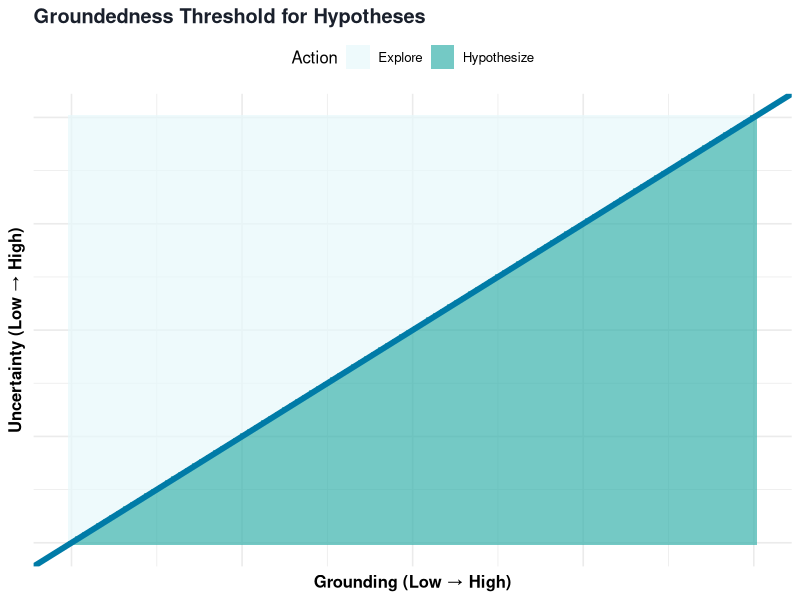
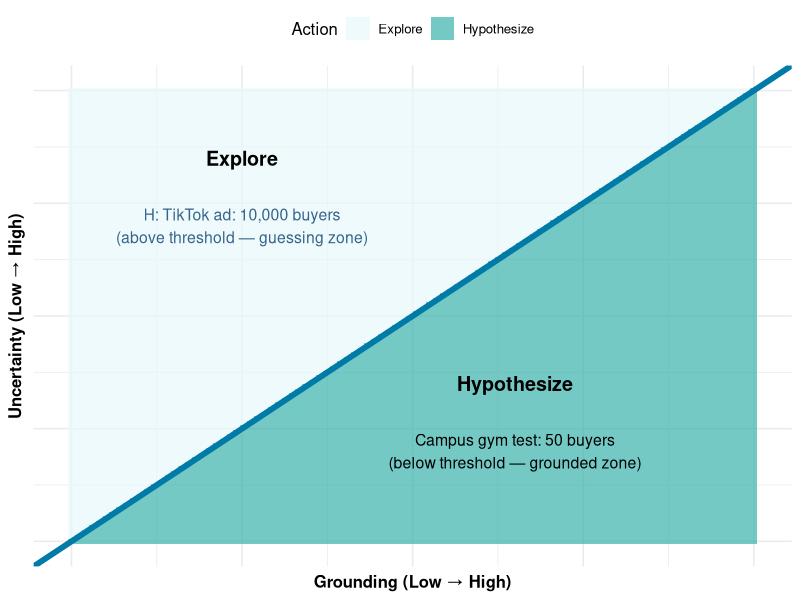

Here is the R script that generated these plots, in order:
## ---- chunk 1
#| label: fig-groundedness-threshold
#| fig-cap: "The Groundedness Threshold: when uncertainty is high and grounding is low, you should explore before testing hypotheses."
#| fig-width: 7
#| fig-height: 5

library(ggplot2)

# Make a small grid for plotting
df <- expand.grid(
  Groundedness = seq(0, 1, length.out = 100),
  Uncertainty = seq(0, 1, length.out = 100)
)

# Define threshold line: simple diagonal (Uncertainty = 1 - Groundedness)
df$Zone <- ifelse(df$Groundedness < df$Uncertainty, "Explore", "Hypothesize")

ggplot(df, aes(x = Groundedness, y = Uncertainty, fill = Zone)) +
  geom_tile(alpha = 0.7) +
  scale_fill_manual(
    values = c("Explore" = "#E6F7FA", "Hypothesize" = "#38B2AC")
  ) +
  geom_abline(slope = 1, intercept = 0, color = "#007BA7", linewidth = 2, linetype = "solid") +
  labs(
    x = "Grounding (Low → High)",
    y = "Uncertainty (Low → High)",
    fill = "Action",
    title = "Groundedness Threshold for Hypotheses"
  ) +
  theme_minimal(base_size = 12) +
  theme(
    plot.title = element_text(face = "bold", color = "#1A202C"),
    axis.title = element_text(face = "bold"),
    axis.text = element_blank(),   # alternative way (also removes values)
    legend.position = "top"
  )
## ---- chunk 2
#| label: fig-groundedness-threshold-example
#| fig-cap: "One example of high uncertainty and high grounding (selling at the campus gym) compared to an example of high uncertainty and low grounding (running TikTok ads)."
#| fig-width: 7
#| fig-height: 5

library(ggplot2)

# Make a small grid for plotting
df <- expand.grid(
  Groundedness = seq(0, 1, length.out = 100),
  Uncertainty = seq(0, 1, length.out = 100)
)

# Define threshold line: simple diagonal (Uncertainty = 1 - Groundedness)
df$Zone <- ifelse(df$Groundedness < df$Uncertainty, "Explore", "Hypothesize")

base_plot <- ggplot(df, aes(x = Groundedness, y = Uncertainty, fill = Zone)) +
  geom_tile(alpha = 0.7) +
  scale_fill_manual(
    values = c("Explore" = "#E6F7FA", "Hypothesize" = "#38B2AC")
  ) +
  geom_abline(slope = 1, intercept = 0, color = "#007BA7", linewidth = 2, linetype = "solid") +
  labs(
    x = "Grounding (Low → High)",
    y = "Uncertainty (Low → High)",
    fill = "Action" #,
#    title = "Applying the Groundedness Threshold for Hypotheses"
  ) +
  annotate("text", x = .25, y = .85, label = "Explore",
               color = "black", size = 5, fontface = "bold") +
  annotate("text", x = .25, y = .7, label = "H: TikTok ad: 10,000 buyers\n(above threshold — guessing zone)",
               color = "steelblue4", size = 4) +

  annotate("text", x = .65, y = .35, label = "Hypothesize",
               color = "black", size = 5, fontface = "bold") +
  annotate("text", x = .65, y = .2, label = "Campus gym test: 50 buyers\n(below threshold — grounded zone)",
               color = "black", size = 4) +
  theme_minimal(base_size = 12) +
  theme(
    plot.title = element_text(face = "bold", color = "#1A202C"),
    axis.title = element_text(face = "bold"),
    axis.text = element_blank(),   # alternative way (also removes values)
    legend.position = "top"
  )
base_plot
